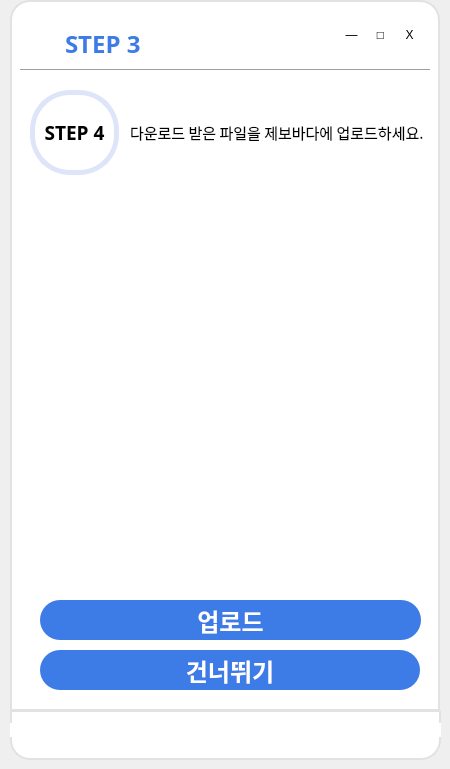
    <widget class="QWidget" name="page_9">
     <widget class="QPushButton" name="backBtn_step4">
      <property name="geometry">
       <rect>
        <x>30</x>
        <y>30</y>
        <width>30</width>
        <height>30</height>
       </rect>
      </property>
      <property name="cursor">
       <cursorShape>PointingHandCursor</cursorShape>
      </property>
      <property name="styleSheet">
       <string notr="true">background-color: rgb(255,255,255);
border-radius: 8px;</string>
      </property>
      <property name="text">
       <string/>
      </property>
      <property name="icon">
       <iconset>
        <normaloff>icons8-back-48.png</normaloff>icons8-back-48.png</iconset>
      </property>
      <property name="iconSize">
       <size>
        <width>30</width>
        <height>30</height>
       </size>
      </property>
     </widget>
     <widget class="QLabel" name="label_43">
      <property name="geometry">
       <rect>
        <x>10</x>
        <y>0</y>
        <width>430</width>
        <height>711</height>
       </rect>
      </property>
      <property name="styleSheet">
       <string notr="true">background-color: rgb(255, 255, 255);
border-top-left-radius: 20px;
border-top-right-radius: 20px;
border: 2px solid #E2E2E2;</string>
      </property>
      <property name="text">
       <string/>
      </property>
     </widget>
     <widget class="QWidget" name="horizontalLayoutWidget_17">
      <property name="geometry">
       <rect>
        <x>340</x>
        <y>20</y>
        <width>81</width>
        <height>31</height>
       </rect>
      </property>
      <layout class="QHBoxLayout" name="horizontalLayout_33">
       <item>
        <widget class="QPushButton" name="minBtn_step4">
         <property name="styleSheet">
          <string notr="true">background-color: rgb(255,255,255);
border-radius: 8px;</string>
         </property>
         <property name="text">
          <string>―</string>
         </property>
        </widget>
       </item>
       <item>
        <widget class="QPushButton" name="maxBtn_step4">
         <property name="styleSheet">
          <string notr="true">background-color: rgb(255,255,255);
border-radius: 8px;</string>
         </property>
         <property name="text">
          <string>□</string>
         </property>
        </widget>
       </item>
       <item>
        <widget class="QPushButton" name="exitBtn_step4">
         <property name="styleSheet">
          <string notr="true">background-color: rgb(255,255,255);
border-radius: 8px;</string>
         </property>
         <property name="text">
          <string>X</string>
         </property>
        </widget>
       </item>
      </layout>
     </widget>
     <widget class="QWidget" name="horizontalLayoutWidget_18">
      <property name="geometry">
       <rect>
        <x>10</x>
        <y>710</y>
        <width>431</width>
        <height>41</height>
       </rect>
      </property>
      <layout class="QHBoxLayout" name="horizontalLayout_34">
       <item>
        <widget class="QPushButton" name="homeBtn_info_11">
         <property name="cursor">
          <cursorShape>PointingHandCursor</cursorShape>
         </property>
         <property name="styleSheet">
          <string notr="true">background-color: white;
border-radius: 8px;</string>
         </property>
         <property name="text">
          <string/>
         </property>
         <property name="icon">
          <iconset>
           <normaloff>icons8-home-50.png</normaloff>icons8-home-50.png</iconset>
         </property>
         <property name="iconSize">
          <size>
           <width>30</width>
           <height>30</height>
          </size>
         </property>
        </widget>
       </item>
       <item>
        <widget class="QPushButton" name="tempBtn1_info_11">
         <property name="cursor">
          <cursorShape>PointingHandCursor</cursorShape>
         </property>
         <property name="styleSheet">
          <string notr="true">background-color: white;
border-radius: 8px;</string>
         </property>
         <property name="text">
          <string/>
         </property>
         <property name="icon">
          <iconset>
           <normaloff>icons8-menu-30.png</normaloff>icons8-menu-30.png</iconset>
         </property>
         <property name="iconSize">
          <size>
           <width>30</width>
           <height>30</height>
          </size>
         </property>
        </widget>
       </item>
       <item>
        <widget class="QPushButton" name="tempBtn2_info_11">
         <property name="cursor">
          <cursorShape>PointingHandCursor</cursorShape>
         </property>
         <property name="styleSheet">
          <string notr="true">background-color: white;
border-radius: 8px;</string>
         </property>
         <property name="text">
          <string/>
         </property>
         <property name="icon">
          <iconset>
           <normaloff>icons8-download-50.png</normaloff>icons8-download-50.png</iconset>
         </property>
         <property name="iconSize">
          <size>
           <width>30</width>
           <height>30</height>
          </size>
         </property>
        </widget>
       </item>
       <item>
        <widget class="QPushButton" name="tempBtn3_info_11">
         <property name="cursor">
          <cursorShape>PointingHandCursor</cursorShape>
         </property>
         <property name="styleSheet">
          <string notr="true">background-color: white;
border-radius: 8px;</string>
         </property>
         <property name="text">
          <string/>
         </property>
         <property name="icon">
          <iconset>
           <normaloff>icons8-settings-50.png</normaloff>icons8-settings-50.png</iconset>
         </property>
         <property name="iconSize">
          <size>
           <width>30</width>
           <height>30</height>
          </size>
         </property>
        </widget>
       </item>
      </layout>
     </widget>
     <widget class="Line" name="line_12">
      <property name="geometry">
       <rect>
        <x>20</x>
        <y>60</y>
        <width>410</width>
        <height>20</height>
       </rect>
      </property>
      <property name="styleSheet">
       <string notr="true">color: #E2E2E2;</string>
      </property>
      <property name="orientation">
       <enum>Qt::Horizontal</enum>
      </property>
     </widget>
     <widget class="QLabel" name="label_9">
      <property name="geometry">
       <rect>
        <x>65</x>
        <y>29</y>
        <width>100</width>
        <height>30</height>
       </rect>
      </property>
      <property name="font">
       <font>
        <family>나눔스퀘어 Bold</family>
        <pointsize>18</pointsize>
        <weight>75</weight>
        <bold>true</bold>
       </font>
      </property>
      <property name="styleSheet">
       <string notr="true">color: #3D7BE6;</string>
      </property>
      <property name="text">
       <string>STEP 3</string>
      </property>
     </widget>
     <widget class="QLabel" name="label_52">
      <property name="geometry">
       <rect>
        <x>30</x>
        <y>90</y>
        <width>89</width>
        <height>85</height>
       </rect>
      </property>
      <property name="font">
       <font>
        <family>나눔스퀘어 Bold</family>
        <pointsize>14</pointsize>
        <weight>75</weight>
        <bold>true</bold>
       </font>
      </property>
      <property name="styleSheet">
       <string notr="true">border-radius: 40;
border: 5px solid #DEE5F8;</string>
      </property>
      <property name="text">
       <string>STEP 4</string>
      </property>
      <property name="alignment">
       <set>Qt::AlignCenter</set>
      </property>
     </widget>
     <widget class="QLabel" name="label_53">
      <property name="geometry">
       <rect>
        <x>10</x>
        <y>710</y>
        <width>431</width>
        <height>50</height>
       </rect>
      </property>
      <property name="styleSheet">
       <string notr="true">background-color: white;
border-bottom-left-radius: 20px;
border-bottom-right-radius: 20px;
border: 2px solid #E2E2E2;</string>
      </property>
      <property name="text">
       <string/>
      </property>
     </widget>
     <widget class="QPushButton" name="skipBtn_step4">
      <property name="geometry">
       <rect>
        <x>40</x>
        <y>600</y>
        <width>381</width>
        <height>40</height>
       </rect>
      </property>
      <property name="font">
       <font>
        <family>나눔스퀘어 Bold</family>
        <pointsize>18</pointsize>
        <weight>75</weight>
        <bold>true</bold>
       </font>
      </property>
      <property name="cursor">
       <cursorShape>PointingHandCursor</cursorShape>
      </property>
      <property name="styleSheet">
       <string notr="true">color: white;
background-color: #3D7BE6;
border-radius: 20px;</string>
      </property>
      <property name="text">
       <string>업로드</string>
      </property>
     </widget>
     <widget class="QLabel" name="label_54">
      <property name="geometry">
       <rect>
        <x>130</x>
        <y>90</y>
        <width>301</width>
        <height>85</height>
       </rect>
      </property>
      <property name="font">
       <font>
        <family>나눔스퀘어</family>
        <pointsize>11</pointsize>
        <weight>50</weight>
        <bold>false</bold>
       </font>
      </property>
      <property name="text">
       <string>다운로드 받은 파일을 제보바다에 업로드하세요.</string>
      </property>
     </widget>
     <widget class="QPushButton" name="nextBtn_step4">
      <property name="geometry">
       <rect>
        <x>40</x>
        <y>650</y>
        <width>380</width>
        <height>40</height>
       </rect>
      </property>
      <property name="font">
       <font>
        <family>나눔스퀘어 Bold</family>
        <pointsize>18</pointsize>
        <weight>75</weight>
        <bold>true</bold>
       </font>
      </property>
      <property name="cursor">
       <cursorShape>PointingHandCursor</cursorShape>
      </property>
      <property name="styleSheet">
       <string notr="true">color: white;
background-color: #3D7BE6;
border-radius: 20px;</string>
      </property>
      <property name="text">
       <string>건너뛰기</string>
      </property>
     </widget>
     <zorder>label_53</zorder>
     <zorder>label_43</zorder>
     <zorder>backBtn_step4</zorder>
     <zorder>horizontalLayoutWidget_17</zorder>
     <zorder>horizontalLayoutWidget_18</zorder>
     <zorder>line_12</zorder>
     <zorder>label_9</zorder>
     <zorder>label_52</zorder>
     <zorder>skipBtn_step4</zorder>
     <zorder>label_54</zorder>
     <zorder>nextBtn_step4</zorder>
    </widget>
